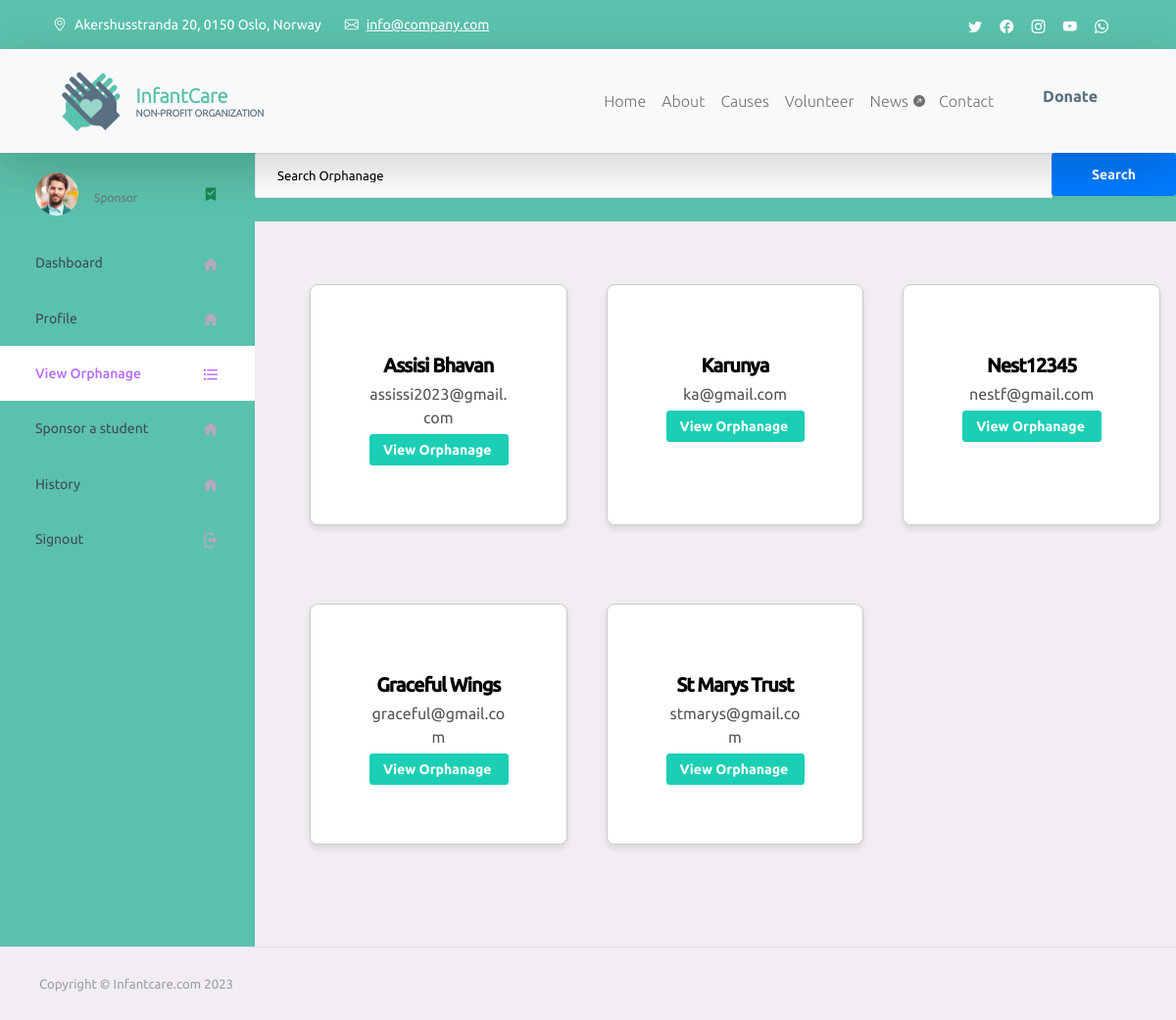
The page /InfantCare/view_orphanage.php on the database its author committed.
### tables this page shows
CREATE TABLE `orphanage` (
  `o_id` int(255) NOT NULL,
  `o_name` varchar(255) NOT NULL,
  `o_govtid` varchar(255) NOT NULL,
  `o_edate` date NOT NULL,
  `o_email` varchar(255) NOT NULL,
  `o_phone` int(10) NOT NULL,
  `o_district` varchar(255) NOT NULL,
  `o_city` varchar(255) NOT NULL,
  `o_pincode` varchar(10) NOT NULL
);

### InfantCare/view_orphanage.php (the view, shortened to what this page needs)
<?php
require_once 'config.php';
$result = mysqli_query($con, "SELECT * FROM `orphanage` ") or die("error");
?>
<?php
require 'header.php';
?>
<!DOCTYPE html>
<html lang="en">
  <head>
    <link rel="stylesheet" href="assets/vendors/mdi/css/materialdesignicons.min.css">
    <link rel="stylesheet" href="assets/vendors/css/vendor.bundle.base.css">
    <link rel="stylesheet" href="assets/css/style.css">
  </head>
  <body>
    <div class="container-scroller">
      <div class="container-fluid page-body-wrapper">
        <nav class="sidebar sidebar-offcanvas" id="sidebar">
          <ul class="nav">
            <li class="nav-item nav-profile">
              <a href="#" class="nav-link">
                <div class="nav-profile-image">
                  <img src="assets/images/faces/face1.jpg" alt="profile">
                </div>
                <div class="nav-profile-text d-flex flex-column">
                  <span class="text-secondary text-small">Sponsor</span>
                </div>
                <i class="mdi mdi-bookmark-check text-success nav-profile-badge"></i>
              </a>
            </li>
            <li class="nav-item">
              <a class="nav-link" href="sponsor.php">
                <span class="menu-title">Dashboard</span>
                <i class="mdi mdi-home menu-icon"></i>
              </a>
            </li>
            <li class="nav-item">
              <a class="nav-link" href="sponsor_dash.php">
                <span class="menu-title">Profile</span>
                <i class="mdi mdi-home menu-icon"></i>
              </a>
              </li>
            <li class="nav-item active">
              <a class="nav-link" href="view_orphanage.php">
                <span class="menu-title">View Orphanage</span>
                <i class="mdi mdi-format-list-bulleted menu-icon"></i>
              </a>
            </li>
            <li class="nav-item">
              <a class="nav-link" href="#">
                <span class="menu-title">Sponsor a student</span>
                <i class="mdi mdi-home menu-icon"></i>
              </a>
            </li>
            <li class="nav-item">
              <a class="nav-link" href="#">
                <span class="menu-title">History</span>
                <i class="mdi mdi-home menu-icon"></i>
              </a>
              </li>
            <li class="nav-item ">
              <a class="nav-link" href="Logout.php">
                <span class="menu-title">Signout</span>
                <i class="mdi mdi-logout menu-icon"></i>
              </a>
            </li>
          </ul>
        </nav>
      <div class="main-panel">
      <div class="row mb-4">
        <div class="col-md-12">
            <div class="input-group">
                <input type="text" id="searchInput" class="form-control" placeholder="Search Orphanage" onkeyup="searchOrphanages()">
                <div class="input-group-append">
                    <button class="btn btn-primary" type="button">Search</button>
                </div>
            </div>
        </div>
    </div>
        <div class="content-wrapper">
<div class="row">
            <?php
            while ($row = $result->fetch_assoc()) {
              $name = $row["o_name"];
              $email = $row["o_email"];
            ?>
            <div class="col-md-4 stretch-card grid-margin">
               <div class="card">
                <div class="card-body">
                    <h3><?php echo $name; ?></h3>
                    <p class="title"><?php echo $email; ?></p>
                    <form method="post"   action="orphanage_views.php">
                            <input type="submit" class="btn btn-success btn-sm"name="submit" value="View Orphanage ">
                            </form>
                </div>
              </div>
            </div>
            <?php
            }
            ?>
          </div>
        </div>
                          </div>
                        </div>
                      </div>
          <footer class="footer">
            <div class="container-fluid d-flex justify-content-between">
              <span class="text-muted d-block text-center text-sm-start d-sm-inline-block">Copyright © Infantcare.com 2023</span>
            </div>
          </footer>
  </body>
</html>

### InfantCare/css/templatemo-kind-heart-charity.css (style rules this page uses)
:root { --white-color: #ffffff; --primary-color: #5bc1ac; --secondary-color: #5a6f80; --section-bg-color: #f0f8ff; --site-footer-bg-color: #44525d; --custom-btn-bg-color: #597081; --custom-btn-bg-hover-color: #5bc1ac; --dark-color: #000000; --p-color: #717275; --border-color: #e9eaeb; --body-font-family: 'Metropolis', sans-serif; --h1-font-size: 52px; --h2-font-size: 46px; --h3-font-size: 32px; --h4-font-size: 28px; --h5-font-size: 24px; --h6-font-size: 22px; --p-font-size: 16px; --btn-font-size: 18px; --copyright-font-size: 14px; --border-radius-large: 100px; --border-radius-medium: 20px; --border-radius-small: 10px; --font-weight-light: 300; --font-weight-normal: 400; --font-weight-semibold: 600; --font-weight-bold: 700; }
body { background-color: var(--white-color); font-family: var(--body-font-family); }
h2, h3, h4, h5, h6 { color: var(--dark-color); }
h1, h2, h3, h4, h5, h6 { font-weight: var(--font-weight-semibold); letter-spacing: -1px; }
h3 { font-size: var(--h3-font-size); }
p { color: var(--p-color); font-size: var(--p-font-size); font-weight: var(--font-weight-light); }
ul li { color: var(--p-color); font-size: var(--p-font-size); font-weight: var(--font-weight-normal); }
a, button { touch-action: manipulation; transition: all 0.3s; }
a { color: var(--p-color); text-decoration: none; }

### InfantCare/view_orphanage.php (style rules this page uses)
.col-md-4 { flex: 0 0 33.333333%; max-width: 33.333333%; }
.card { border: none; border-radius: .50rem; margin: 1px; box-shadow: 0 4px 6px rgba(0, 0, 0, .1); }
.card-body { text-align: center; color: #555; }
.card h3 { font-size: 1.25rem; font-weight: bold; margin-top: 10px; margin-bottom: 5px; }
.card p { font-size: 1rem; color: #555; margin-bottom: 5px; }
#sidebar { background-color: #5bc1ac; }
.container-fluid.page-body-wrapper { background-color: #5bc1ac; }
.form-control::placeholder { color: black; }
.card { border: 1px solid #ccc; padding: 20px; max-width: 300px; margin: 20px; background-color: #fff; border-radius: 8px; box-shadow: 0 4px 6px rgba(0, 0, 0, 0.1); }
.btn-primary { background-color: #007bff; border-color: #007bff; }

### rows shown on the page
orphanage: o_name "Assisi Bhavan", o_email "assissi2023@gmail.com"
orphanage: o_name "Karunya", o_email "ka@gmail.com"
orphanage: o_name "Nest12345", o_email "nestf@gmail.com"
orphanage: o_name "Graceful Wings", o_email "graceful@gmail.com"
orphanage: o_name "St Marys Trust", o_email "stmarys@gmail.com"
